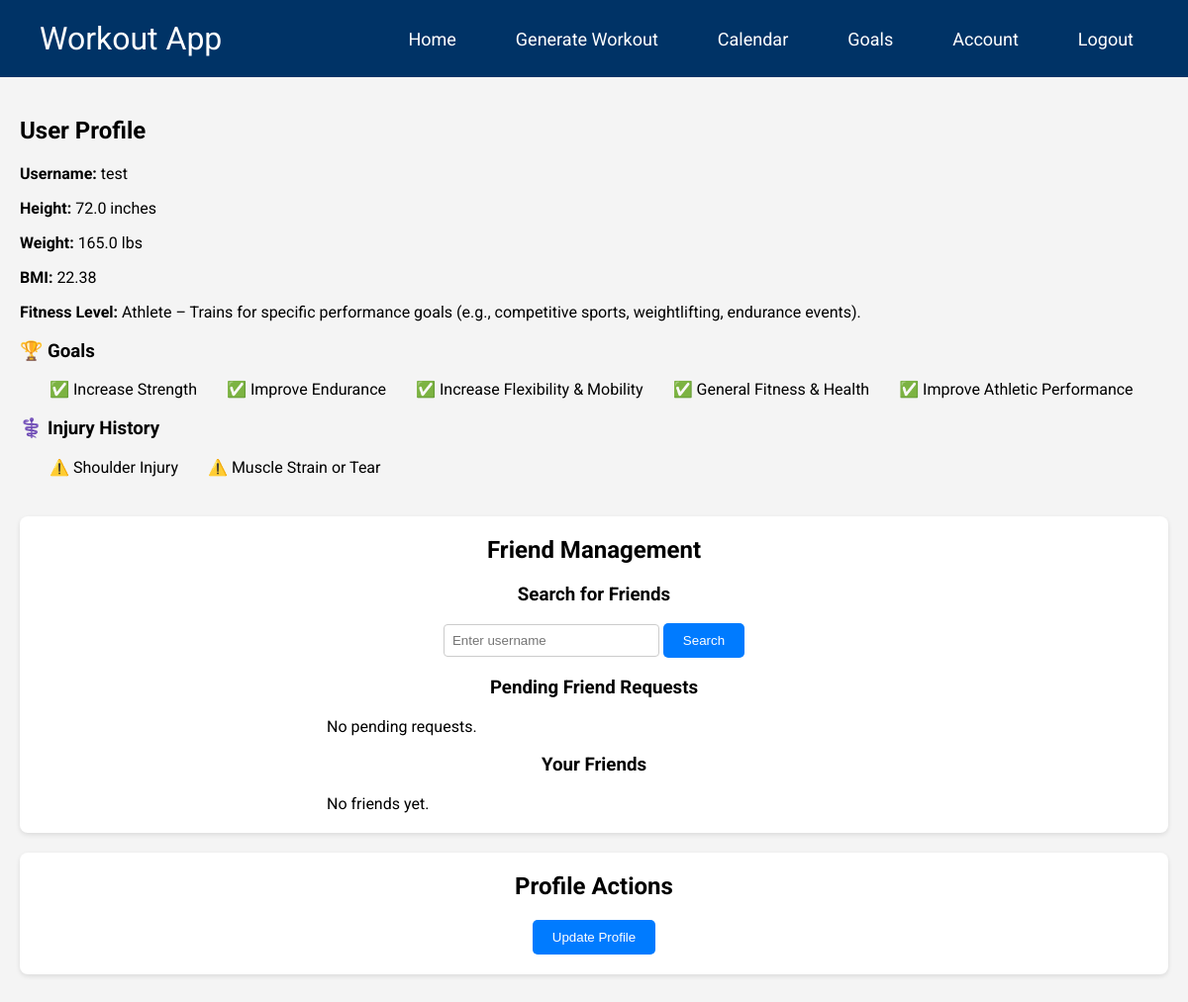
Page /accounts/user_data/ (signed in) on the committed database.
### accounts/models.py (models this page shows, shortened)
class UserProfile(models.Model):
    FITNESS_LEVEL_CHOICES = [
        ('beginner', 'Beginner – New to exercise or returning after a long break. Low endurance, strength, and flexibility.'),
        ('intermediate', 'Intermediate – Engages in regular physical activity (e.g., 1-3 times per week), has moderate endurance and strength.'),
        ('advanced', 'Advanced – High fitness level with consistent training (e.g., 3+ times per week), strong endurance, strength, and flexibility.'),
        ('athlete', 'Athlete – Trains for specific performance goals (e.g., competitive sports, weightlifting, endurance events).'),
        ('rehab', 'Rehabilitation/Recovery – Focused on regaining fitness after an injury, surgery, or medical condition.'),
        ('senior', 'Senior/Low Impact – Prioritizes joint-friendly and lower-intensity movements, often for older adults or those with physical limitations.'),
    ]
    user = models.OneToOneField(User, on_delete=models.CASCADE)
    height = models.FloatField(null=True, blank=True, help_text="Height in inches")
    weight = models.FloatField(null=True, blank=True, help_text="Weight in pounds")
    bmi = models.FloatField(null=True, blank=True)
    fitness_level = models.CharField(max_length=20, choices=FITNESS_LEVEL_CHOICES, null=True, blank=True)
    goals = models.ManyToManyField('Goal', blank=True)
    injury_history = models.ManyToManyField('Injury', blank=True)
    friends = models.ManyToManyField('self', blank=True, symmetrical=True)

class Goal(models.Model):
    name = models.CharField(max_length=100)
    description = models.TextField()

class Injury(models.Model):
    name = models.CharField(max_length=100)
    description = models.TextField()

### accounts/views.py (the view)
# urls.py: path('user_data/', user_data, name='user_data'),
@login_required
def user_data(request):
    user_profile = request.user.userprofile
    friend_requests = FriendRequest.objects.filter(to_user=request.user)
    search_query = request.GET.get('q', '')
    search_results = []
    if search_query:
        friends_ids = request.user.userprofile.friends.all().values_list('user__id', flat=True)
        search_results = User.objects.filter(username__icontains=search_query)\
            .exclude(id=request.user.id)\
            .exclude(id__in=friends_ids)
    context = {
        'user_profile': user_profile,
        'friend_requests': friend_requests,
        'search_query': search_query,
        'search_results': search_results,
    }
    return render(request, 'accounts/user_data.html', context)

### home/context_processors.py (called while the page is built)
def base_url(request):
    return {
        'base_url': f"{request.scheme}://{request.get_host()}/proxy/8000/"
    }

### accounts/templates/accounts/user_data.html (shortened to what this page needs)
<!DOCTYPE html>
<html lang="en">
<head>
</head>
<body>
    <header>
        <a class="logo" href="#home">Workout App</a>
        <nav>
            <ul>
                <li><a class="activate" href="{% url 'home' %}">Home</a></li>
                {% if user.is_authenticated %}
                    <li><a href="{% url 'generate_workout' %}">Generate Workout</a></li>
                    <li><a href="{% url 'calendar' %}">Calendar</a></li>
                    <li><a href="{% url 'goals:goals' %}">Goals</a></li>
                    <li><a href="{% url 'user_data' %}">Account</a></li>
                    <li><a href="{% url 'logout' %}">Logout</a></li>
                {% else %}
                    <li><a href="{% url 'login' %}">Login</a></li>
                {% endif %}
            </ul>
        </nav>
    </header>
    <div class="container">
        <h2>User Profile</h2>
        <p><strong>Username:</strong> {{ user_profile.user.username }}</p>
        <p><strong>Height:</strong> {{ user_profile.height }} inches</p>
        <p><strong>Weight:</strong> {{ user_profile.weight }} lbs</p>
        <p><strong>BMI:</strong> {{ user_profile.bmi|floatformat:2 }}</p>
        <p><strong>Fitness Level:</strong> {{ user_profile.get_fitness_level_display }}</p>
        <div>
            <h3>🏆 Goals</h3>
            {% if user_profile.goals.all %}
                <ul>
                    {% for goal in user_profile.goals.all %}
                        <li>✅ {{ goal.name }}</li>
                    {% endfor %}
                </ul>
            {% else %}
                <p>• No goals set.</p>
            {% endif %}
        </div>
        <div style="margin-bottom: 40px;">
            <h3>⚕️ Injury History</h3>
            {% if user_profile.injury_history.all %}
                <ul>
                    {% for injury in user_profile.injury_history.all %}
                        <li>⚠️ {{ injury.name }}</li>
                    {% endfor %}
                </ul>
            {% else %}
                <p>• No injury history recorded.</p>
            {% endif %}
        </div>
        {% if user_profile.user == request.user %}
            <div class="main-section">
                <h2>Friend Management</h2>
                <h3>Search for Friends</h3>
                <form method="GET" action="">
                    <input type="text" name="q" placeholder="Enter username" value="{{ search_query }}">
                    <input type="submit" value="Search">
                </form>
                <h3>Pending Friend Requests</h3>
                <ul class="pending-requests">
                    {% for req in friend_requests %}
                        <li class="pending-card">
                            <span class="request-info">Friend request from {{ req.from_user.username }}</span>
                            <div class="request-actions">
                                <a href="{% url 'accept_friend_request' req.id %}" class="btn accept-btn">Accept</a>
                                <a href="{% url 'reject_friend_request' req.id %}" class="btn reject-btn">Reject</a>
                            </div>
                        </li>
                    {% empty %}
                        <li>No pending requests.</li>
                    {% endfor %}
                </ul>
                <h3>Your Friends</h3>
                <ul class="friend-list">
                    {% for friend in user_profile.friends.all %}
                        <li class="friend-card">
                            <span class="friend-username">{{ friend.user.username }}</span>
                            <div class="friend-actions">
                                <a href="{% url 'friend_data' friend.user.id %}" class="btn view-profile-btn">View Profile</a>
                                <a href="{% url 'remove_friend' friend.user.id %}" class="btn remove-friend-btn">Remove Friend</a>
                            </div>
                        </li>
                    {% empty %}
                        <li>No friends yet.</li>
                    {% endfor %}
                </ul>
            </div>
            <div class="main-section">
                <h2>Profile Actions</h2>
                <a href="{% url 'update_profile' %}">
                    <button>Update Profile</button>
                </a>
            </div>
        {% endif %}
    </div>
</body>
</html>

### accounts/templates/accounts/user_data.html (style rules this page uses)
body { margin: 0; font-family: 'Roboto', sans-serif; background-color: #f4f4f4; }
header { display: flex; justify-content: space-between; align-items: center; background-color: #003366; padding: 20px 40px; }
.logo { color: white; font-size: 32px; text-decoration: none; }
nav { display: flex; }
ul { list-style-type: none; margin: 0; padding: 0; display: flex; }
li { margin-left: 30px; }
li a { color: white; text-decoration: none; padding: 15px; font-size: 18px; transition: background-color 0.3s, transform 0.3s; }
.container { padding: 20px; }
.main-section { background-color: white; padding: 20px; border-radius: 8px; box-shadow: 0 2px 5px rgba(0, 0, 0, 0.1); text-align: center; margin-bottom: 20px; }
.main-section h2 { margin-top: 0; }
button, input[type="submit"] { padding: 10px 20px; background-color: #007BFF; color: white; border: none; border-radius: 5px; cursor: pointer; transition: background-color 0.3s; }
input[type="text"] { padding: 8px; border-radius: 4px; border: 1px solid #ccc; width: 200px; }
p { margin-top: 15px; }
ul.search-results, ul.friend-list, ul.pending-requests { list-style: none; margin: 0 auto; padding: 0; max-width: 600px; }

### rows in the picture
UserProfile: user.username "test", height "72.0", weight "165.0", bmi "22.38", fitness_level "Athlete – Trains for specific performance goals (e.g., competitive sports, weightlifting, endurance events)."
Goal: name "Increase Strength"
Goal: name "Improve Endurance"
Goal: name "Increase Flexibility & Mobility"
Goal: name "General Fitness & Health"
Goal: name "Improve Athletic Performance"
Injury: name "Shoulder Injury"
Injury: name "Muscle Strain or Tear"
